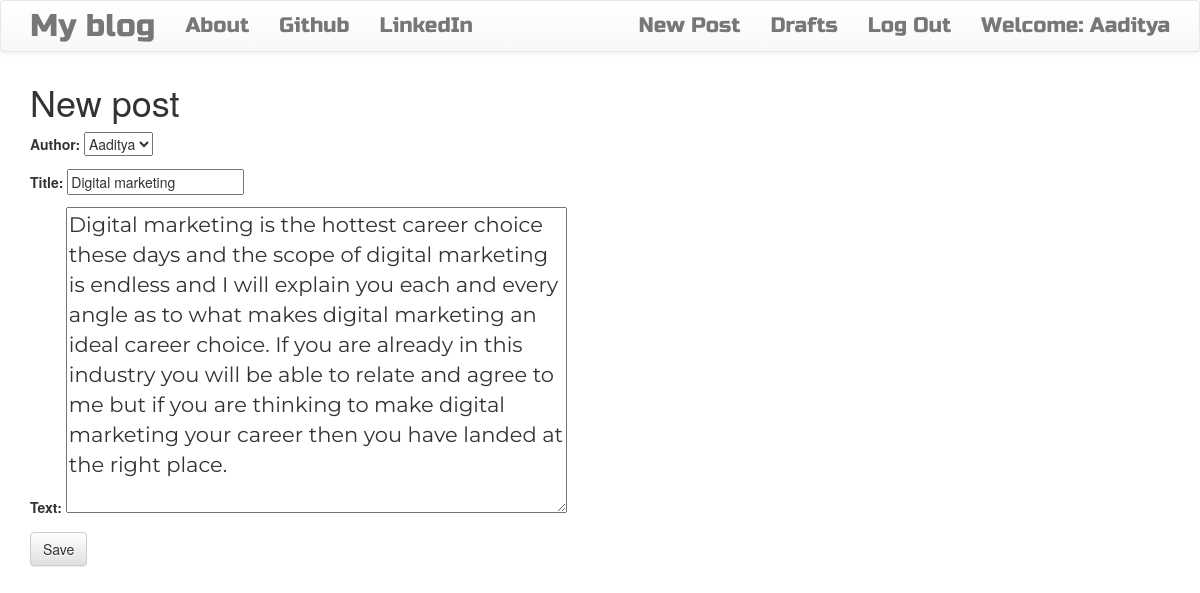
The page /post/7/edit/ (signed in) on the database its author committed.
### blog/models.py (models this page shows, shortened)
class Post(models.Model):
    author = models.ForeignKey('auth.User',on_delete=models.CASCADE,)
    title = models.CharField(max_length=200)
    text = models.TextField()
    created_date = models.DateTimeField(default=timezone.now)
    published_date = models.DateTimeField(blank=True, null=True)

### blog/views.py (the view)
# urls.py: re_path(r'^post/(?P<pk>\d+)/edit/$', views.PostUpdateView.as_view(), name='post_edit'),
class PostUpdateView(LoginRequiredMixin,UpdateView):
    login_url = '/login/'
    redirect_field_name = 'blog/post_detail.html'
    form_class = PostForm
    model = Post

### blog/forms.py
class PostForm(forms.ModelForm):
    class Meta:
        model = Post
        fields = ('author','title', 'text',)
        widgets = {
            'title': forms.TextInput(attrs={'class': 'textinputclass'}),
            'text': forms.Textarea(attrs={'class': 'editable medium-editor-textarea postcontent'}),
        }

### blog/templates/blog/post_form.html (shortened to what this page needs)
{% extends 'blog/base.html' %}
{% block content %}
    <h1>New post</h1>
    <form method="POST" class="post-form">
    {{form.as_p}}
    <button type="submit" class="save btn btn-default">Save</button>
    </form>
{% endblock %}

### blog/templates/blog/base.html (shortened to what this page needs)
<!DOCTYPE html>
{% load staticfiles %}
<html lang="en" dir="ltr">
  <head>
    <link rel="stylesheet" href="https://maxcdn.bootstrapcdn.com/bootstrap/3.3.7/css/bootstrap.min.css">
    <link rel="stylesheet" href="https://maxcdn.bootstrapcdn.com/bootstrap/3.3.7/css/bootstrap-theme.min.css">
    <link rel="stylesheet" href="//cdn.jsdelivr.net/npm/medium-editor@latest/dist/css/medium-editor.min.css" type="text/css" media="screen" charset="utf-8">
    <link rel="stylesheet" href="{% static 'css/blog.css' %}">
  </head>
  <body class="loader">
  	<nav class="navbar navbar-default techfont custom-navbar">
  		<div class="container">
  			<ul class="nav navbar-nav">
  				<li><a class="navbar-brand bigbrand" href="{% url 'post_list' %}">My blog</a> </li>
  			    <li><a href="{% url 'about' %}">About</a></li>
  			    <li><a href="https://www.github.com">Github</a></li>
  			    <li><a href="https://www.linkedin.com">LinkedIn</a></li>
  			</ul>
  			<ul class="nav navbar-nav navbar-right">
  				{% if user.is_authenticated %}
  				<li>
  					<a href="{% url 'post_new' %}">New Post</a>
  				</li>
  				<li>
  					<a href="{% url 'post_draft_list' %}">Drafts</a>
  				</li>
  				<li>
  					<a href="{% url 'logout' %}">Log Out</a>
  				</li>
  				<li>
  					<a>Welcome: {{user.username }}</a>
  				</li>
  				  {% else %}
  				  <li><a class="nav navbar-right" href="{% url 'login' %}"><span class="glyphicon glyphicon-user"></span></a></li>
  				{% endif %}
  			</ul>
  		</div>
  	</nav>
  	<div class="content container">
  		<div class="row">
  			<div class="col-md-8">
  				<div class="blog_posts">
  					{% block content %}
  					{% endblock %}
  				</div>
  			</div>
  		</div>
  	</div>
  </body>
</html>

### blog/static/css/blog.css (style rules this page uses)
.techfont { font-family: 'Russo One', sans-serif; font-size: 1.5em; margin-bottom: 10px; }
.postcontent { font-family: 'Montserrat'; font-size: 1.5em; }
.bigbrand { font-size: 1.5em; }
.loader { filter:hue-rotate(0deg); color: linear-gradient(45deg,#0f8,#08f); animation:hue 5000ms infinite linear; }

### rows shown on the page
Post: author "Aaditya", title "Digital marketing", text "Digital marketing is the hottest career choice these days and the scope of digital marketing is endless and I will explain you each and every angle as to what makes digital marketing an ideal career choice. If you are already in this industry you will be able to relate and agree to me but if you are thinking to make digital marketing your career then you have landed at the right place."

### other values the page prints
{{ user.username }} "Aaditya"
